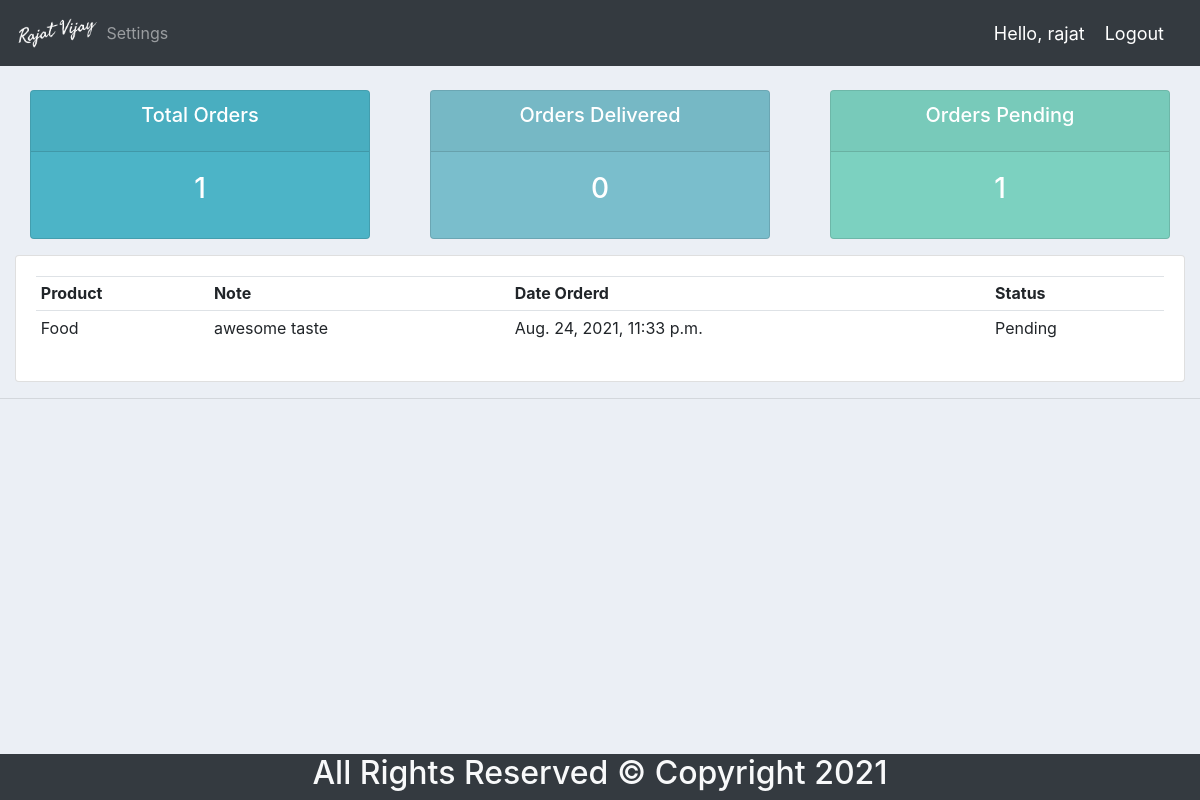
Screenshot of /user/ (signed in) with the database file from the repository.
### accounts/models.py (models this page shows, shortened)
class Order(models.Model):
	STATUS = (
			('Pending', 'Pending'),
			('Out for delivery', 'Out for delivery'),
			('Delivered', 'Delivered'),
			)
	customer = models.ForeignKey(Customer, null=True, on_delete= models.SET_NULL)
	product = models.ForeignKey(Product, null=True, on_delete= models.SET_NULL)
	date_created = models.DateTimeField(auto_now_add=True, null=True)
	status = models.CharField(max_length=200, null=True, choices=STATUS)
	note = models.CharField(max_length=1000, null=True)

class Product(models.Model):
	CATEGORY = (
			('Indoor', 'Indoor'),
			('Out Door', 'Out Door'),
			)
	name = models.CharField(max_length=200, null=True)
	price = models.FloatField(null=True)
	category = models.CharField(max_length=200, null=True, choices=CATEGORY)
	description = models.CharField(max_length=200, null=True, blank=True)
	date_created = models.DateTimeField(auto_now_add=True, null=True)
	tags = models.ManyToManyField(Tag)
	def __str__(self):
		return self.name

### accounts/decorators.py (the view)
		def wrapper_func(request, *args, **kwargs):
			group = None
			if request.user.groups.exists():
				group = request.user.groups.all()[0].name
			if group in allowed_roles:
				return view_func(request, *args, **kwargs)
			else:
				return HttpResponse('You are not authorized to view this page')

### accounts/views.py (called while the page is built)
@login_required(login_url='login')
@allowed_users(allowed_roles=['customer'])
def userPage(request):
	orders = request.user.customer.order_set.all()
	total_orders = orders.count()
	delivered = orders.filter(status='Delivered').count()
	pending = orders.filter(status='Pending').count()
	context = {'orders':orders, 'total_orders':total_orders,
	'delivered':delivered,'pending':pending}
	return render(request, 'accounts/user.html', context)

### accounts/templates/accounts/user.html
{%  extends 'accounts/main.html' %}
{% block content %}
{%  include 'accounts/status.html' %}
<div class="row">
	<div class="col-md">
		<div class="card card-body">
			<table class="table table-sm">
				<tr>
					<th>Product</th>
					<th>Note</th>
					<th>Date Orderd</th>
					<th>Status</th>
				</tr>
				{% for order in orders %}
				<tr>
					<td>{{order.product}}</td>
					<td>{{order.note}}</td>
					<td>{{order.date_created}}</td>
					<td>{{order.status}}</td>
				</tr>
				{% endfor %}
			</table>
		</div>
	</div>
</div>
{% endblock content %}

### accounts/templates/accounts/navbar.html (shortened to what this page needs)
{% load static %}
<nav class="navbar navbar-expand-lg navbar-dark bg-dark">
    <img src="{% static 'images/myLogo.png' %}" alt="" height="50">
    <div class="collapse navbar-collapse" id="navbarNav">
        <ul class="navbar-nav">
            {% if request.user.is_staff %}
            <li class="nav-item ">
                <a class="nav-link" href="{% url 'home' %}">Dashboard</a>
            </li>
            <li class="nav-item">
                <a class="nav-link" href="{% url 'products' %}">Products</a>
            </li>
            {% else %}
            <li class="nav-item">
                <a class="nav-link" href="{% url 'account' %}">Settings</a>
            </li>
            {% endif %}
        </ul>
    </div>
    <span class="hello-msg">Hello, {{request.user}}</span>
    <span ><a  class="hello-msg" href="{% url 'logout' %}">Logout</a></span>
</nav>

### static/css/main.css (style rules this page uses)
body { background-color: #ebeff5; }

### accounts/templates/accounts/navbar.html (style rules this page uses)
.hello-msg { font-size: 18px; color: #fff; margin-right: 20px; }

### rows the page displays
Order: product "Food", note "awesome taste", date_created "Aug. 24, 2021, 11:33 p.m.", status "Pending"

### other values shown
{{ request.user }} "rajat"
{{ total_orders }} "1"
{{ delivered }} "0"
{{ pending }} "1"
